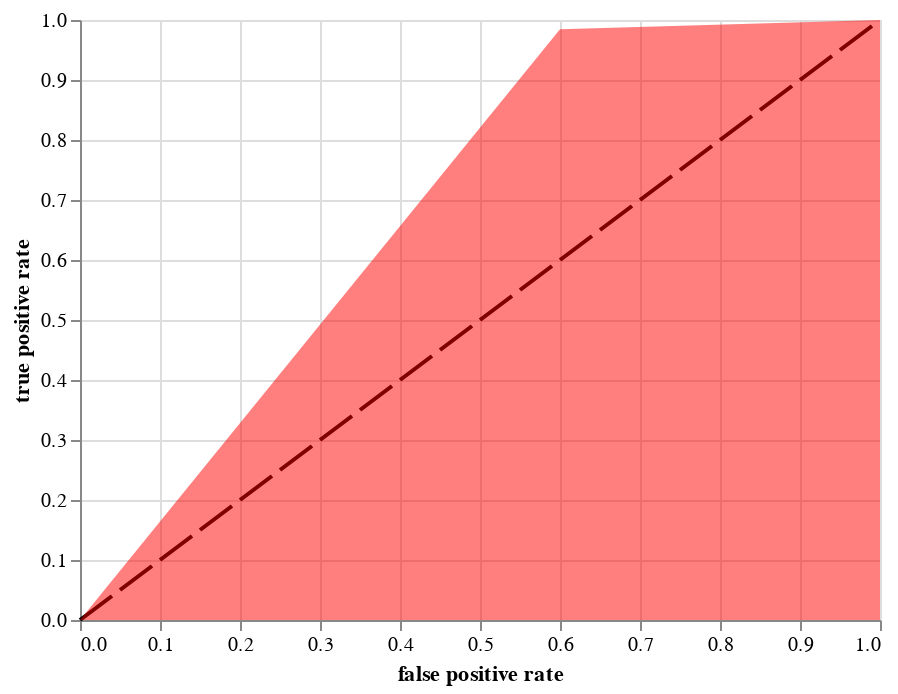

Write notebook code for a chart like this one.
### Markdown cell above
> The precision score for the test set is 0.919. This is approximately 1% better than the baseline single task model.

### Code cell
graph_model.visualize('roc', graph_test, task='algea_EC50')

### Figure 1 — Vega-Lite specification as saved in the notebook (floating-point values rounded to 4 significant figures)
{"config": {"view": {"continuousWidth": 400, "continuousHeight": 300}}, "layer": [{"data": {"name": "data-28880620c4ce6846c6811bc07c83cec4"}, "mark": {"type": "line", "color": "black", "strokeDash": [20, 5]}, "encoding": {"x": {"type": "quantitative", "field": "line", "scale": {"domain": [0.0, 1.0]}, "title": "false positive rate"}, "y": {"type": "quantitative", "field": "line", "scale": {"domain": [0.0, 1.0]}, "title": "true positive rate"}}}, {"data": {"name": "data-ad1099d77fdba0d85451f9ec2bd2a9a6"}, "mark": {"type": "area", "fill": "red", "fillOpacity": 0.5}, "encoding": {"x": {"type": "quantitative", "field": "fpr", "title": "false positive rate"}, "y": {"type": "quantitative", "field": "tpr", "title": "true positive rate"}}}], "$schema": "https://vega.github.io/schema/vega-lite/v4.8.1.json", "datasets": {"data-28880620c4ce6846c6811bc07c83cec4": [{"line": 0}, {"line": 1}], "data-ad1099d77fdba0d85451f9ec2bd2a9a6": [{"fpr": 0.0, "tpr": 0.0, "thresholds": 2}, {"fpr": 0.6, "tpr": 0.9846, "thresholds": 1}, {"fpr": 1.0, "tpr": 1.0, "thresholds": 0}]}}
